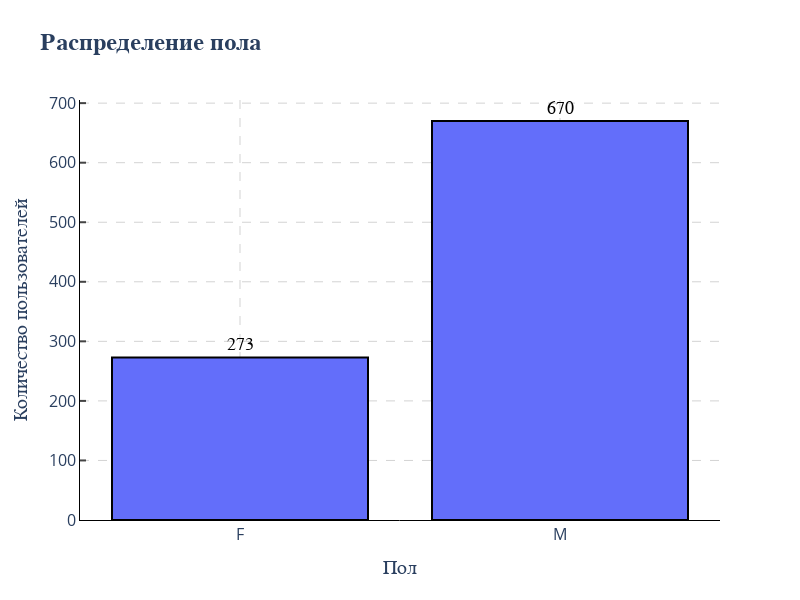

This figure's notebook cell:
### Markdown cell above
### Пользователь 👨

Визуализируй следующие распределения: 
- пола (`barplot`)

### Code cell
sex_distrib = users.groupby("sex").count()["user_id"]
fig_1 = px.bar(x=sex_distrib.index, y=sex_distrib, title="Распределение пола")
fig_1.update_layout(
    width=800,  # ширина в пикселях
    height=600,  # высота в пикселях
    # autosize=False,  # отключаем авторазмер
    xaxis_title="Пол",
    yaxis_title="Количество пользователей",
    # title_font=dict(size=24, family="Arial", weight="bold"),
)
fig_1 = configure_plotly_theme(fig_1)
fig_1.update_traces(marker=dict(line=dict(width=2, color="black")))
fig_1.update_traces(
    texttemplate="%{y}",  # Формат текста (значение y)
    textposition="outside",  # Положение: 'outside', 'inside', 'auto', 'none'
    textfont=dict(
        size=18, family="Arial", color="black"
    ),  # Размер шрифта  # Цвет текста
)
fig_1.update_layout(
    xaxis=dict(
        showticklabels=True,
        # tickmode="linear",
        # ticks="outside",  # Ticks снаружи: 'outside', 'inside', ''
        # ticklen=6,  # Длина ticks
        # tickwidth=2,  # Толщина ticks
        # tickcolor="black",  # Цвет ticks
        # dtick=100,
        # tickmode='array',  # Режим ручной установки
        # tickvals=[0, 1, 2, 3],  # Позиции ticks
        # ticktext=['Категория A', 'Категория B', 'Категория C', 'Категория D']  # Подписи
    ),
    yaxis=dict(
        showticklabels=True,
        tickmode="linear",
        dtick=100,
        ticks="inside",  # Ticks снаружи: 'outside', 'inside', ''
        ticklen=6,  # Длина ticks
        tickwidth=2,  # Толщина ticks
        # tickmode="linear",
        # dtick=5
    ),
)
fig_1.show()

### Figure 1 — Plotly figure (JSON) as saved in the notebook; plotly's stock layout.template omitted (floating-point values rounded to 4 significant figures)
{"data": [{"hovertemplate": "x=%{x}<br>y=%{y}<extra></extra>", "legendgroup": "", "marker": {"color": "#636efa", "line": {"color": "black", "width": 2}, "pattern": {"shape": ""}}, "name": "", "orientation": "v", "showlegend": false, "textfont": {"color": "black", "family": "Arial", "size": 18}, "textposition": "outside", "texttemplate": "%{y}", "type": "bar", "x": ["F", "M"], "xaxis": "x", "y": [273, 670], "yaxis": "y"}], "layout": {"barmode": "relative", "font": {"size": 14}, "height": 600, "legend": {"tracegroupgap": 0}, "paper_bgcolor": "white", "plot_bgcolor": "white", "title": {"font": {"family": "Arial", "size": 24, "weight": "bold"}, "text": "Распределение пола"}, "width": 800, "xaxis": {"anchor": "y", "domain": [0, 1], "gridcolor": "lightgray", "griddash": "dash", "gridwidth": 1, "linecolor": "black", "linewidth": 1, "showline": true, "showticklabels": true, "tickfont": {"size": 16}, "title": {"font": {"family": "Arial", "size": 20}, "text": "Пол"}}, "yaxis": {"anchor": "x", "domain": [0, 1], "dtick": 100, "gridcolor": "lightgray", "griddash": "dash", "gridwidth": 1, "linecolor": "black", "linewidth": 1, "showline": true, "showticklabels": true, "tickfont": {"size": 16}, "ticklen": 6, "tickmode": "linear", "ticks": "inside", "tickwidth": 2, "title": {"font": {"family": "Arial", "size": 20}, "text": "Количество пользователей"}}}}
